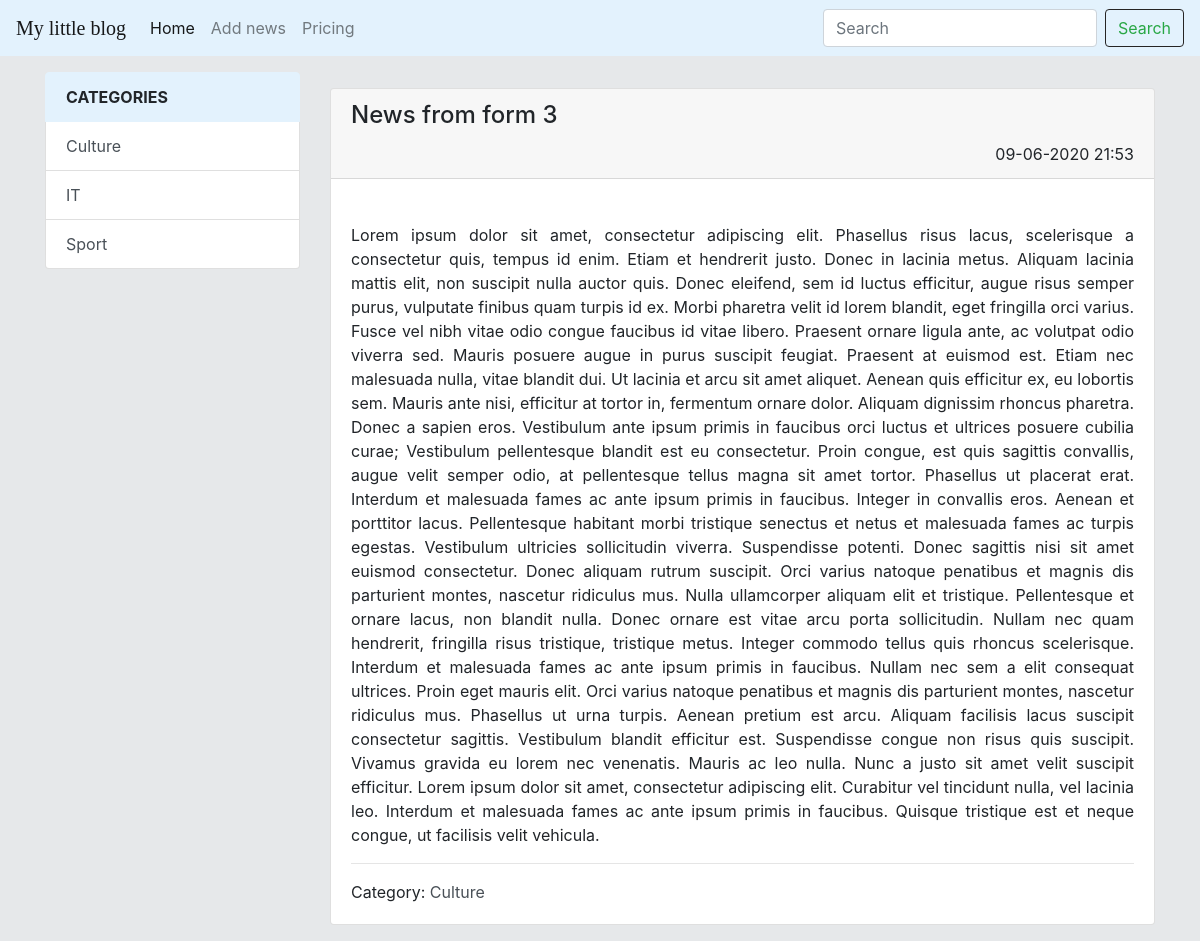
The app's page /news/11, older data.
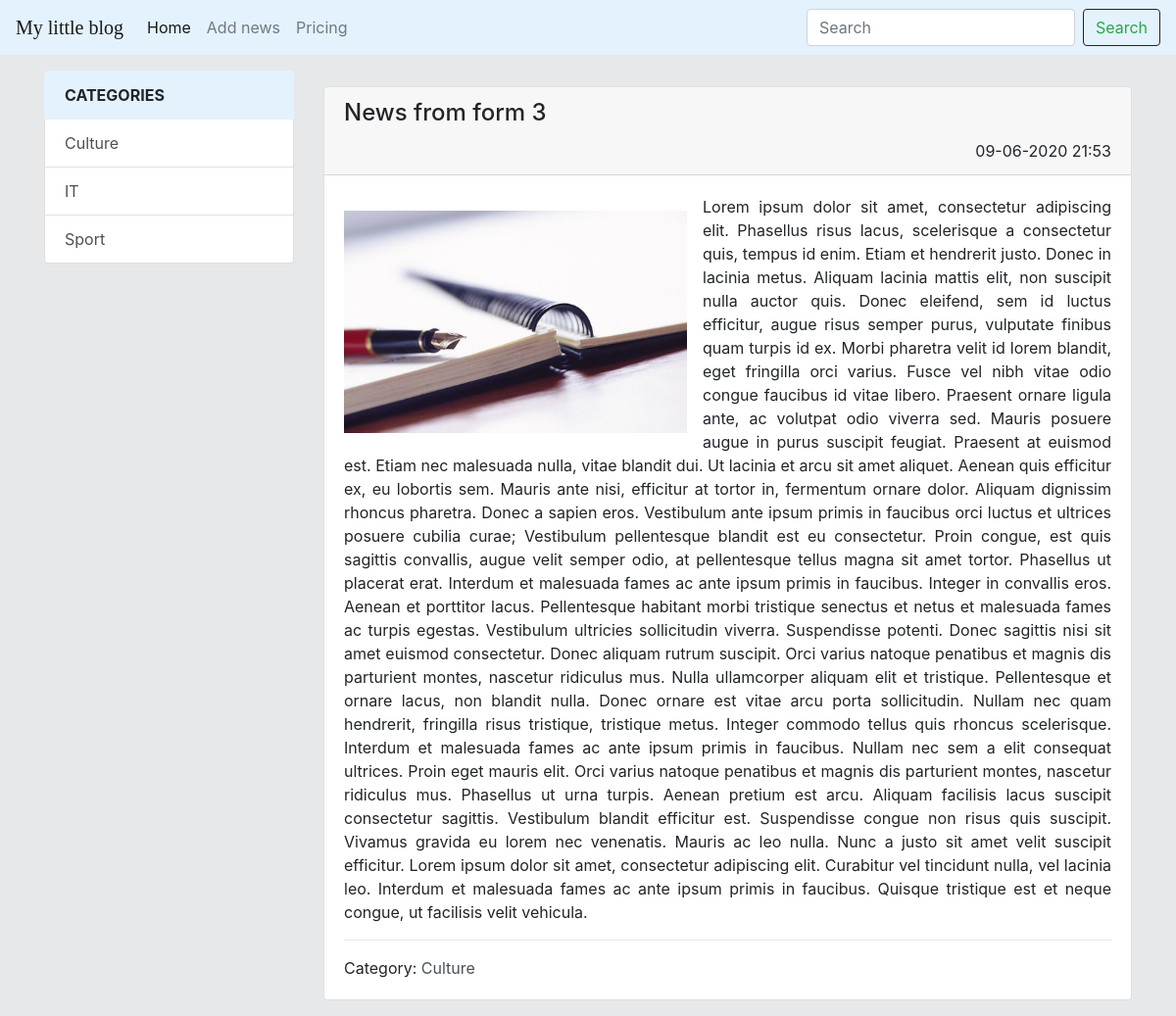
The same page, newer data.
### news/models.py (models this page shows, shortened)
class Category(models.Model):
    category_title = models.CharField(max_length=150, db_index=True)
    def get_absolute_url(self):
        return reverse('category', kwargs={'category_id': self.pk})
    def __str__(self):
        return f'{self.category_title}'
    class Meta:
        verbose_name = "Категория"
        verbose_name_plural = 'Category'
        ordering = ['category_title']

class News(models.Model):
    title = models.CharField(max_length=200, unique=True)
    content = models.TextField(blank=True)
    created = models.DateTimeField(auto_now_add=True)
    updated = models.DateTimeField(auto_now=True)
    photo = models.ImageField(blank=True, upload_to='photos/%Y/%m/%d/', default='photos/Article.jpg')
    published = models.BooleanField(default=True)
    category = models.ForeignKey('Category', on_delete=models.PROTECT, null=True, blank=True)
    views_count = models.IntegerField(default=0)
    class Meta:
        verbose_name = "Новость"
        verbose_name_plural = 'News'
        ordering = ['-created', 'title']

### news/views.py (the view)
# urls.py: path('news/<int:pk>', ViewNews.as_view(), name='view_news'),
class ViewNews(DetailView):
    model = News
    template_name = 'news/view_news.html'
    context_object_name = 'article'

### news/templatetags/news_tags.py (called while the page is built)
@register.simple_tag
def get_all_categories():
    return Category.objects.all()

### news/templates/news/view_news.html (shortened to what this page needs)
{% extends 'base.html' %}
{% block sidebar %}
    <div class="col-md-3">
        {% include 'news/include/categories_sidebar.html' %}
    </div>
{% endblock %}
{% block content %}
    <div class="col-md-9">
        <div class="container mt-3">
            <div class="row">
                <div class="card mb-3">
                    <div class="card-header">
                        <h4 class="card-title">{{ article.title }}</h4>
                        <div  style="text-align: right">
                            {{ article.created|date:"d-m-Y H:i" }}
                        </div>
                    </div>
                    <div class="card-body">
                        <div class="media" style=" display: block;">
                            {% if article.photo %}
                                <img src="{{ article.photo.url }}" alt="article photo" width="350"
                                     style="float: left; margin: 1em 1em 0 0;">
                            {% else %}
                                <img src="{{ article_img }}" alt="" width="350" class="mr-3"
                                     >
                            {% endif %}
                            <div class="media-body">
                                <p class="card-text" style="text-align: justify">{{ article.content }}</p>
                            </div>
                            <hr>
                            {% if article.category %}
                                Category: <a href="{{ article.category.get_absolute_url }}"
                                            class="list-group-item-action">{{ article.category }} </a>
                            {% endif %}
                        </div>
                    </div>
                </div>
            </div>
        </div>
    </div>
{% endblock %}

### templates/base.html (shortened to what this page needs)
{% load static %}
<!doctype html>
<html lang="en">
<head>
    <link rel="stylesheet" href="https://stackpath.bootstrapcdn.com/bootstrap/4.5.0/css/bootstrap.min.css"
>
    <link rel="stylesheet" href="{% static 'styles.css' %}" />
</head>
<body>
<nav class="navbar navbar-expand-lg navbar-light" style="background-color: #e3f2fd;">
    <a class="navbar-brand" href="#" style="font-family: 'Cooper Black'"> My little blog</a>
    <div class="collapse navbar-collapse" id="navbarNavDropdown">
        <div>
        <ul class="navbar-nav">
            <li class="nav-item active">
                <a class="nav-link" href="{% url 'home' %}">Home <span class="sr-only">(current)</span></a>
            </li>
            <li class="nav-item">
                <a class="nav-link" href="{% url 'add_news' %}">Add news</a>
            </li>
            <li class="nav-item">
                <a class="nav-link" href="#">Pricing</a>
            </li>
        </ul>
        </div>
        <div style="margin-left: auto;">
            <form class="form-inline my-2 my-lg-0">
                <input class="form-control mr-sm-2" type="search" placeholder="Search" aria-label="Search">
                <button class="btn btn-outline-success my-2 my-sm-0" type="submit" style="border-color: #262424">Search</button>
            </form>
        </div>
    </div>
</nav>
<div class="container mt-3">
    <div class="row">
        {% block sidebar %}
        {% endblock %}
        {% block content %}
        {% endblock %}
    </div>
</div>
</body>
</html>

### news/templates/news/include/categories_sidebar.html
{% load news_tags %}
<div class="list-group">
    <a href="#" class="list-group-item list-group-item-action active" style="color: #212529; background-color: #e3f2fd; border-color: #e3f2fd; font-weight: bold; text-transform: uppercase">
        Categories
    </a>
    {% get_all_categories as categories %}
    {% for category in categories %}
        <a href="{{ category.get_absolute_url }} "
           class="list-group-item list-group-item-action">{{ category.category_title }}  </a>
    {% endfor %}
</div>

### static/styles.css (style rules this page uses)
body { background-color: #e6e8ea; }

Row changes from the older to the newer data that the page shows:
changed News "News from form 3": photo: picture added
